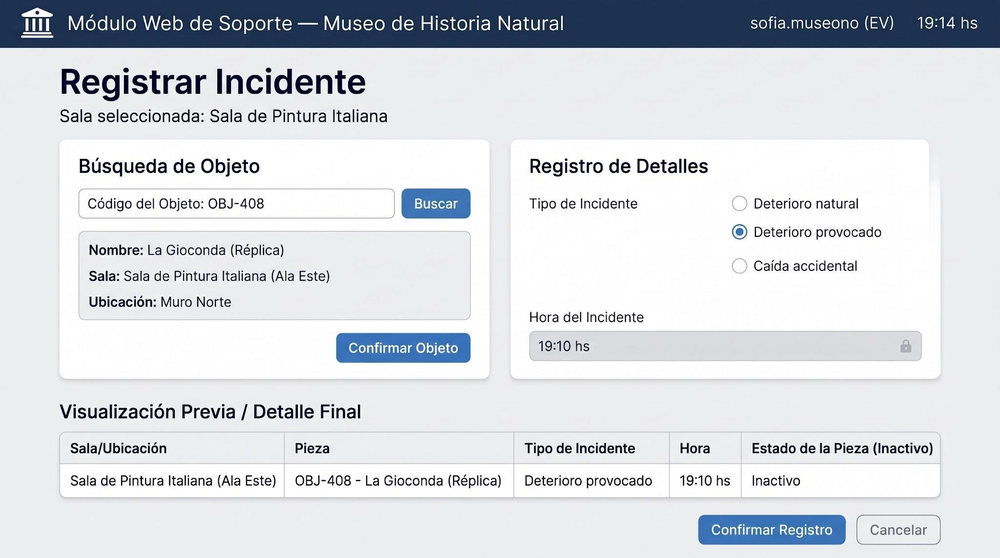
#> input picture media/page13_prototipo.png, 1000 x 558 px, shrunk from 2048 x 1143 before the run, found by its file name
$ python crop_proto_slices.py
#> lines starting #> are read from the running program, lines starting #| are printed output that depends on the picture
from PIL import Image

img = Image.open('media/page13_prototipo.png')
#> img is the input picture: PIL image 1000x558 RGB; mean R, G, B 214.5, 217.6, 222.6
w, h = img.size
#> w = 1000; h = 558
print(f"page13_prototipo size: {w}x{h}")
#| page13_prototipo size: 1000x558

# Let's crop into 3 horizontal slices to inspect the mockup screens
s1 = img.crop((0, 0, w, h//3))
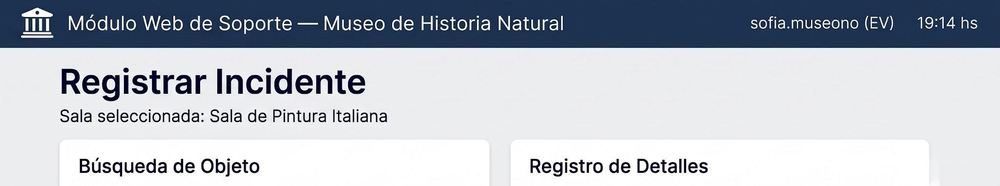
#> s1: PIL image 1000x186 RGB; mean R, G, B 181.8, 187.3, 196.2
s1.save('scripts_y_notas/proto_slice1.png')

s2 = img.crop((0, h//3, w, 2*h//3))
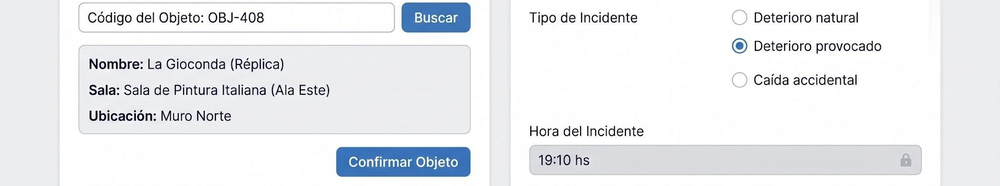
#> s2: PIL image 1000x186 RGB; mean R, G, B 234.1, 236.1, 239
s2.save('scripts_y_notas/proto_slice2.png')

s3 = img.crop((0, 2*h//3, w, h))
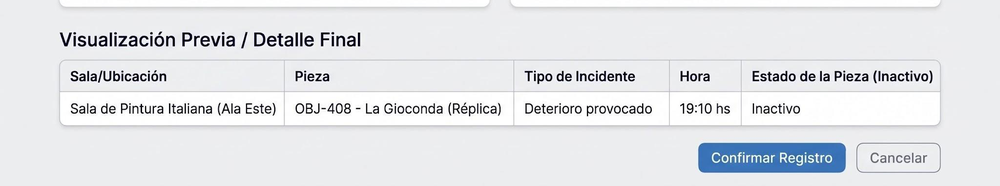
#> s3: PIL image 1000x186 RGB; mean R, G, B 227.6, 229.4, 232.6
s3.save('scripts_y_notas/proto_slice3.png')

print("Saved 3 slices of prototype.")

$ run again, with media/assignment_mockup.png copied over media/page13_prototipo.png
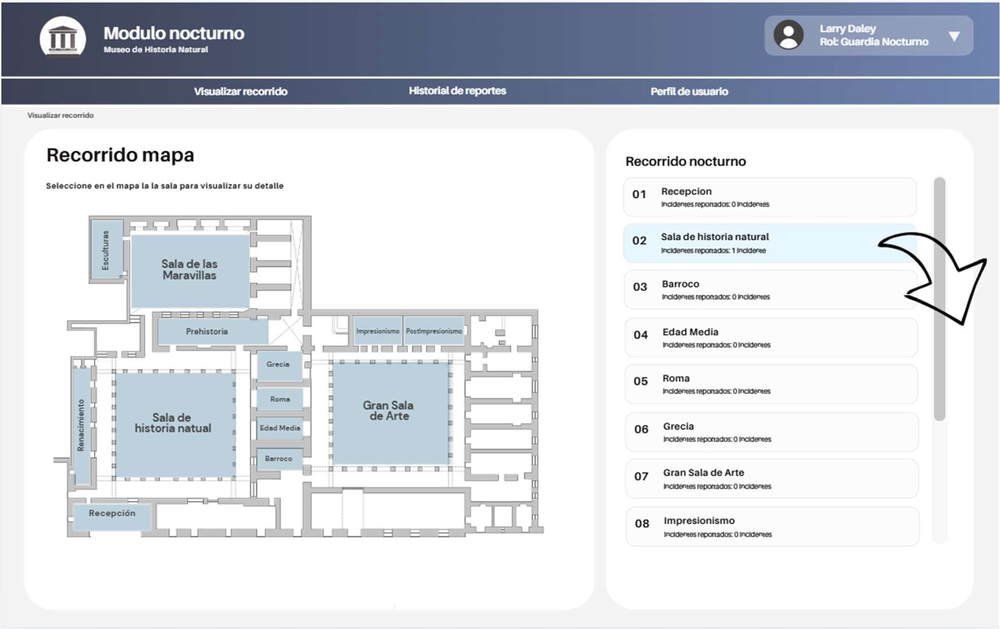
#> input picture media/assignment_mockup.png, 1000 x 629 px, shrunk from 1967 x 1238 before the run, found by its file name
#> img is the input picture: PIL image 1000x629 RGB; mean R, G, B 215.8, 219.3, 224.9
#| page13_prototipo size: 1000x629
#> `s1 = img.crop((0, 0, w, h//3))`:
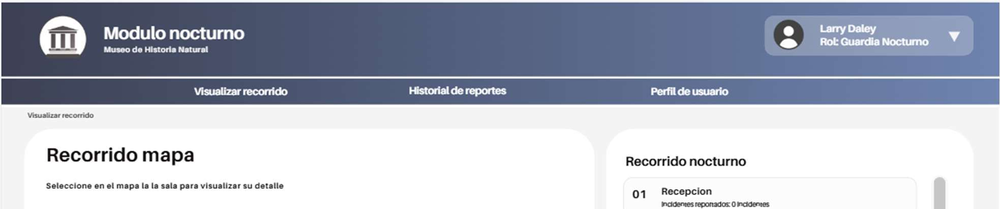
#> s1: PIL image 1000x209 RGB; mean R, G, B 174.1, 179.6, 193.5
#> `s3 = img.crop((0, 2*h//3, w, h))`:
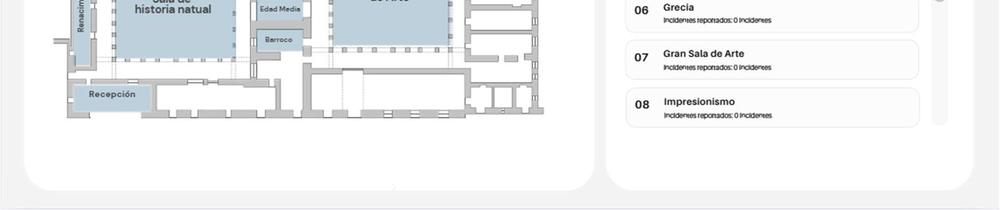
#> s3: PIL image 1000x210 RGB; mean R, G, B 240.8, 242.3, 243.3
